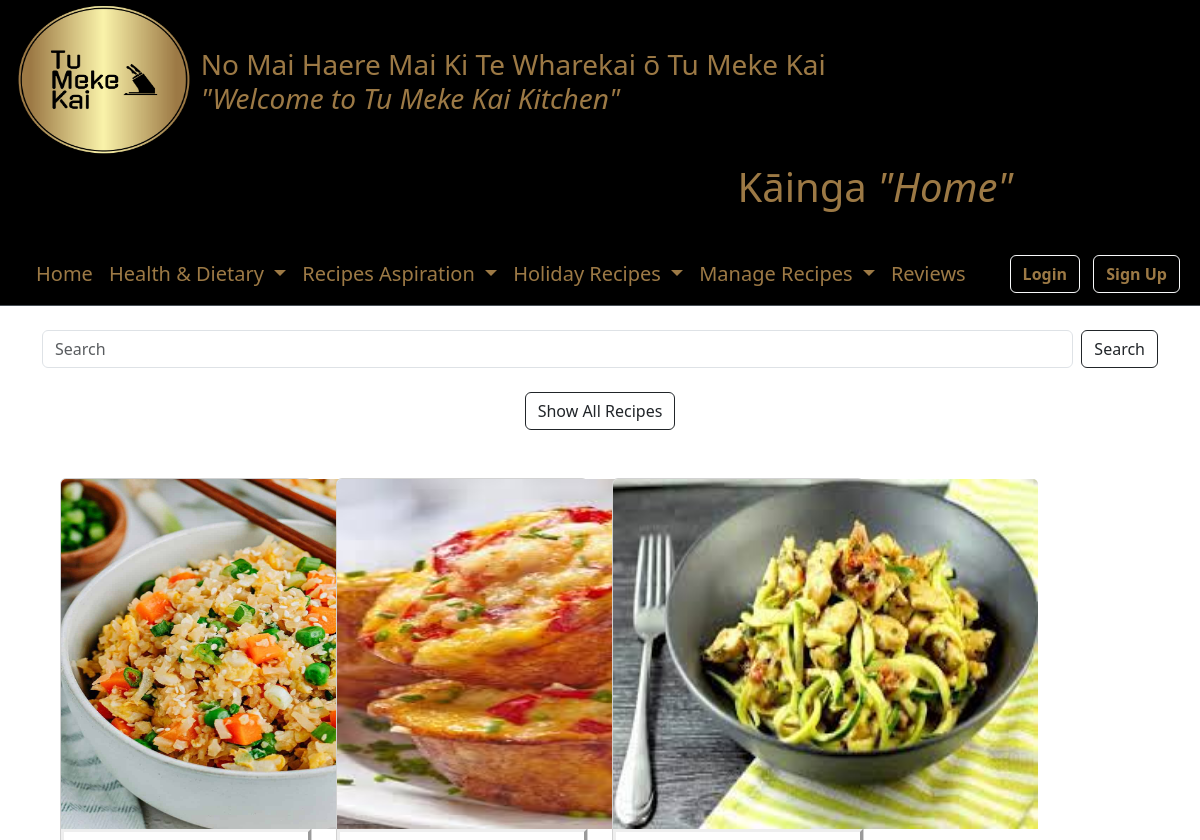
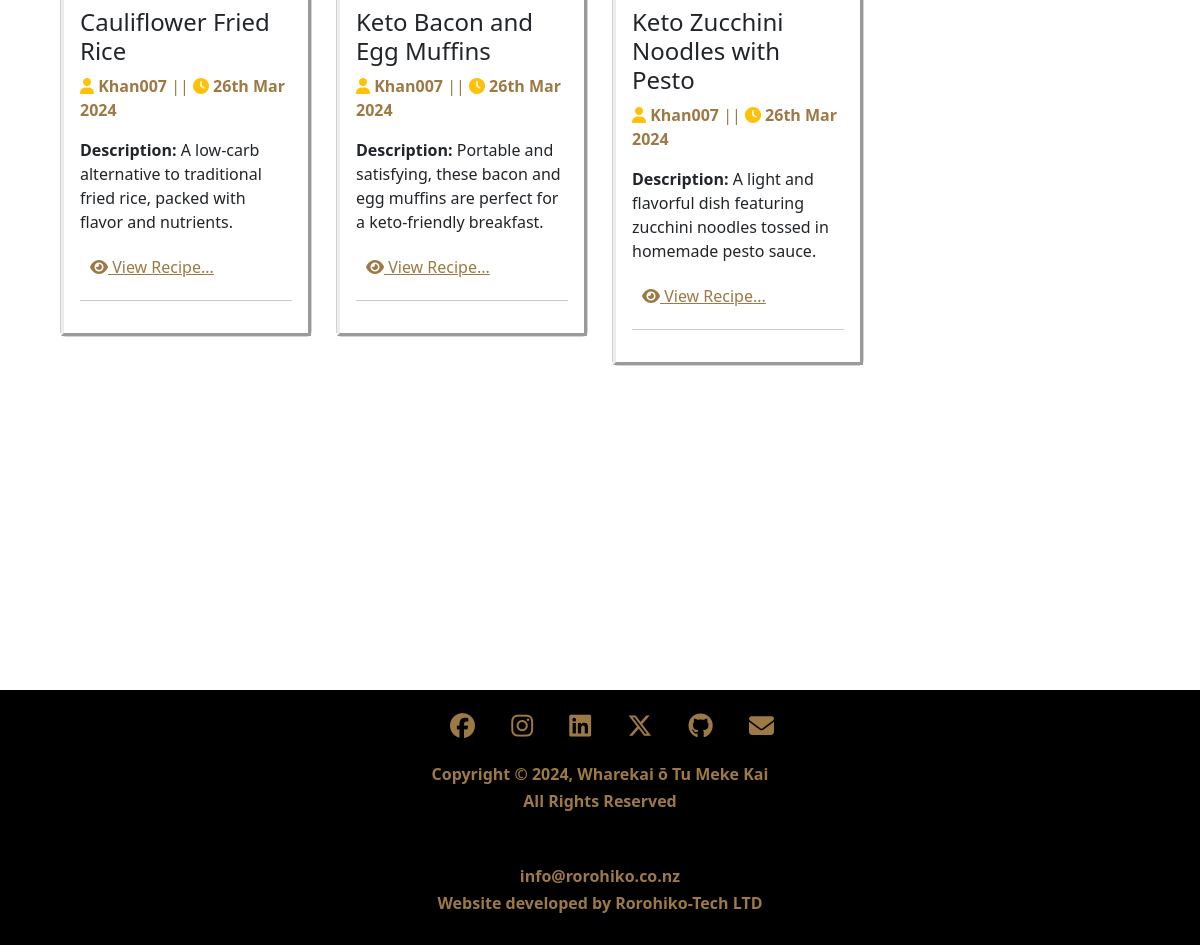
Page /recipes/keto/ on the committed database (2 pictures, top to bottom).
### MyRecipes/models.py (models this page shows, shortened)
class Recipe(models.Model):
    CATEGORY_CHOICES = [
        ('breakfast', 'Breakfast'),
        ('lunch', 'Lunch'),
        ('dinner', 'Dinner'),
        ('dessert', 'Dessert'),
        ('drinks', 'Drinks'),
        ('platter', 'Platter'),
        ('other', 'Other'),
        ('holiday_specials', 'Holiday Specials'),
        ('healthy_choices', 'Healthy Choices'),
        ('healthy', 'Healthy'),
        ('budget_friendly', 'Budget-friendly'),
        ('comfort_food', 'Comfort Food'),
        ('international_cuisine', 'International Cuisine'),
        ('baking', 'Baking'),
        ('grilling_and_bbq', 'Grilling & BBQ'),
        ('vegetarian_vegan', 'Vegetarian/Vegan'),
        ('vegetarian', 'Vegetarian'),
        ('gluten_free', 'Gluten-Free'),
        ('dairy_free', 'Dairy-Free'),
        ('low_carb', 'Low Carb'),
        ('high_protein', 'High Protein'),
        ('keto', 'Keto'),
        ('paleo', 'Paleo'),
        ('whole30', 'Whole30'),
        ('mediterranean', 'Mediterranean'),
        ('asian_inspired', 'Asian-Inspired'),
        ('mexican', 'Mexican'),
        ('italian', 'Italian'),
        ('middle_eastern', 'Middle Eastern'),
        ('new_years', 'New Years'),
        ('mothers_day', 'Mothers Day'),
    ]
    SUBCATEGORY_CHOICES = [
        ('vegetarian', 'Vegetarian'),
        ('vegan', 'Vegan'),
        ('gluten_free', 'Gluten free'),
        ('low_carb', 'Low Carb'),
        ('high_protein', 'High Protein'),
        ('keto', 'Keto'),
        ('other', 'Other'),
        ('paleo', 'Paleo-Friendly'),
        ('whole30', 'Whole30-Compliant'),
        ('mediterranean', 'Mediterranean Diet'),
        ('weight_loss', 'Weight Loss'),
        ('heart_healthy', 'Heart-Healthy'),
        ('diabetes_friendly', 'Diabetes-Friendly'),
        ('nut_free', 'Nut-Free'),
        ('soy_free', 'Soy-Free'),
        ('nutrient_dense', 'Nutrient-Dense'),
        ('light_and_fresh', 'Light & Fresh'),
        ('family_friendly', 'Family-Friendly'),
        ('kid_friendly', 'Kid-Friendly'),
        ('party_appetizers', 'Party Appetizers'),
        ('seasonal_produce', 'Seasonal Produce'),
        ('one_pot_meals', 'One-Pot Meals'),
        ('meal_prep', 'Meal Prep'),
        ('slow_cooker', 'Slow Cooker/Crockpot'),
        ('instant_pot', 'Instant Pot/Pressure Cooker'),
        ('raw_foods', 'Raw Foods'),
        ('superfoods', 'Superfoods'),
        ('detoxifying', 'Detoxifying'),
        ('immune_boosting', 'Immune-Boosting'),
        ('energy_packed', 'Energy-Packed'),
    ]
    title = models.CharField(max_length = 100)
    description = models.TextField()
    author = models.ForeignKey(User, on_delete = models.CASCADE) # is user deleted -- delete recipxes user put up --> FK = 1 (user) - N(recipes)
    category = models.CharField(max_length = 25, choices = CATEGORY_CHOICES, default = "other")
    subcategory = models.CharField(max_length = 25, choices = SUBCATEGORY_CHOICES, default = "other")
    created_at = models.DateTimeField(auto_now_add = True)
    updated_at = models.DateTimeField(auto_now = True)
    tags = models.ManyToManyField(Tag)
    image = models.ImageField(upload_to='Images/', blank=True)
    ingredients = models.TextField(blank=True, null=True)
    instructions = models.TextField(blank=True, null=True)

### MyRecipes/views.py (the view)
# urls.py: path('recipes/keto/', views.keto_recipes, name='recipes_keto'),
def keto_recipes(request):
    recipes = Recipe.objects.filter(category='keto')
    return render(request, 'MyRecipes/recipe_list.html', {'recipes': recipes})

### MyRecipes/templates/MyRecipes/recipe_list.html (shortened to what this page needs)
{% extends 'MyRecipes/base.html' %}
{% load static %}
{% block content %}
<div class="container">
    <div class="row mb-4">
        <div class="col-md-12">
            <form class="d-flex justify-content-center">
                <input class="form-control me-2" type="search" placeholder="Search" aria-label="Search" name="search">
                <button class="btn btn-outline-dark prettybtn" type="submit">Search</button>
            </form>
        </div>
    </div>
    <div class="row">
        <div class="col-md-12 mb-4 text-center">
            <a href="{% url 'recipe_all' %}" class="btn btn-outline-dark mb-4 prettybtn">Show All Recipes</a>
        </div>
    </div>
</div>
<div class="container-fluid">
    <div class="row row-cols-3 g-4 px-5">
        {% for recipe in recipes %}
        <div class="col-md-3">
            <div class="card mb-4">
                <img src="{% static '/' %}{{ recipe.image }}" class="card-img-top images-69" alt="{{ recipe.title }}">
                <div class="card-body" style="border-style: outset;">
                    <h4 class="card-title">{{ recipe.title }}</h4>
                    <p class="card-text " style="color: #9c7945;"><i class="fas fa-user text-warning"></i>&nbsp;<strong>{{ recipe.author }}</strong> || <i class="fas fa-clock text-warning"></i>&nbsp;<strong>{{ recipe.updated_at|date:"jS M Y" }}</strong></p>
                    <p class="card-text" ><strong>Description:</strong> {{ recipe.description }}</p>
                    <div class="d-flex justify-content-between align-items-center">
                        <a class="prettybtn x1" href="{% url 'recipes-detail' recipe.pk %}" style="color: #9c7945;"><i class="fas fa-eye"></i> View Recipe...</a>
                    </div>
                    <hr>
                </div>
            </div>
        </div>
        {% endfor %}
    </div>
</div>
{% endblock content %}

### MyRecipes/templates/MyRecipes/recipe_list.html (style rules this page uses)
body { background-image: url(""); background-attachment: fixed; background-position: center; background-repeat: no-repeat; background-size: 100% 100%; }
.card { margin-bottom: 20px; }
.x1 { padding: 5px 10px; }
.images-69 { height: 350px; width: 425px; }

### rows in the picture
Recipe: image (picture), title "Cauliflower Fried Rice", author "Khan007", updated_at "26th Mar 2024", description "A low-carb alternative to traditional fried rice, packed with flavor and nutrients."
Recipe: image (picture), title "Keto Bacon and Egg Muffins", author "Khan007", updated_at "26th Mar 2024", description "Portable and satisfying, these bacon and egg muffins are perfect for a keto-friendly breakfast."
Recipe: image (picture), title "Keto Zucchini Noodles with Pesto", author "Khan007", updated_at "26th Mar 2024", description "A light and flavorful dish featuring zucchini noodles tossed in homemade pesto sauce."
